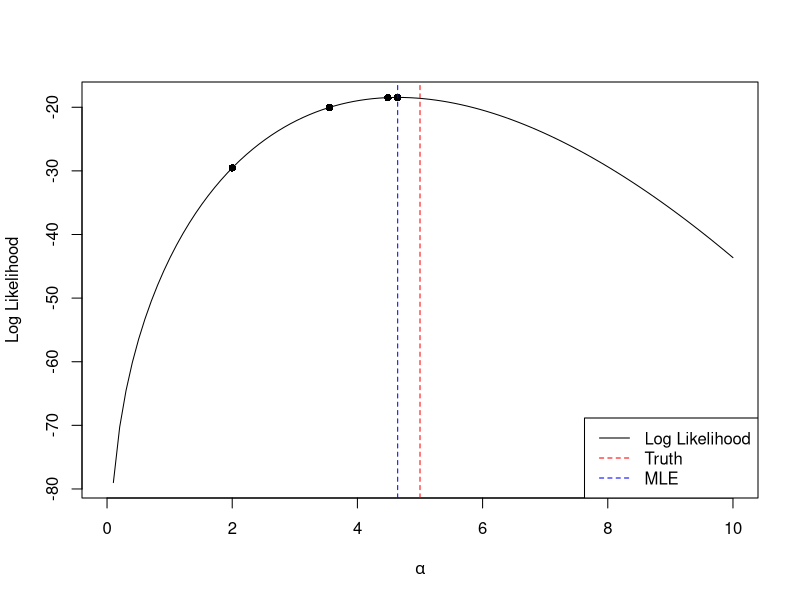
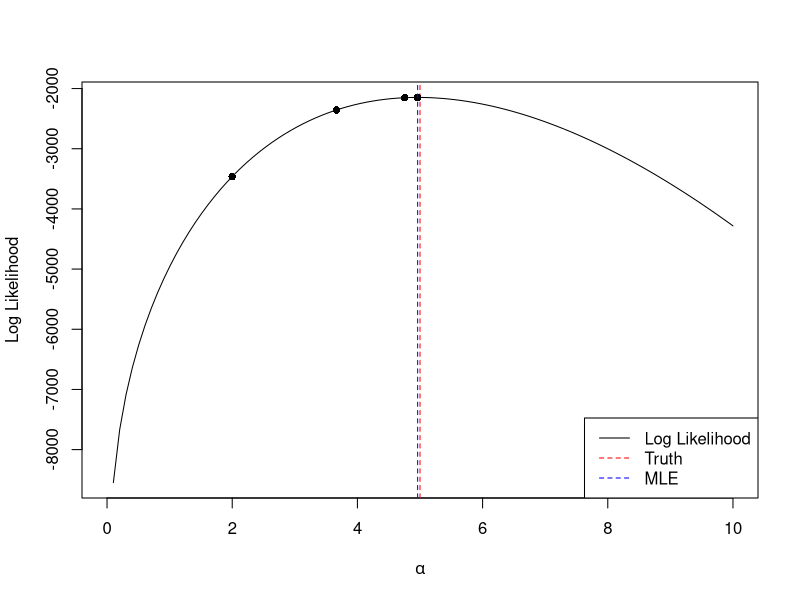
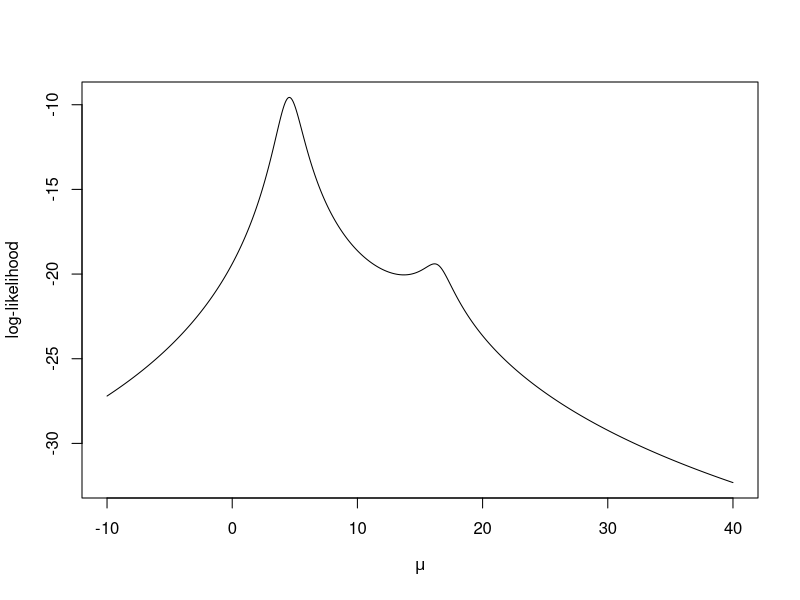
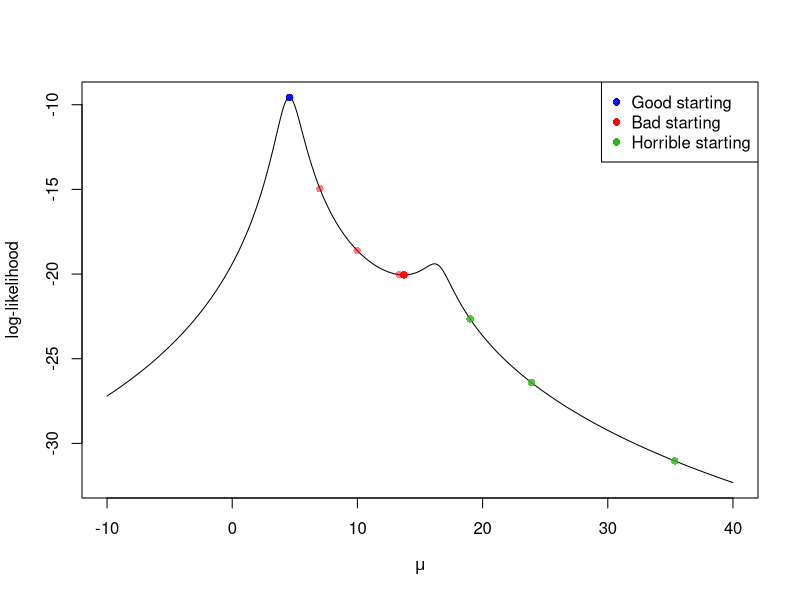
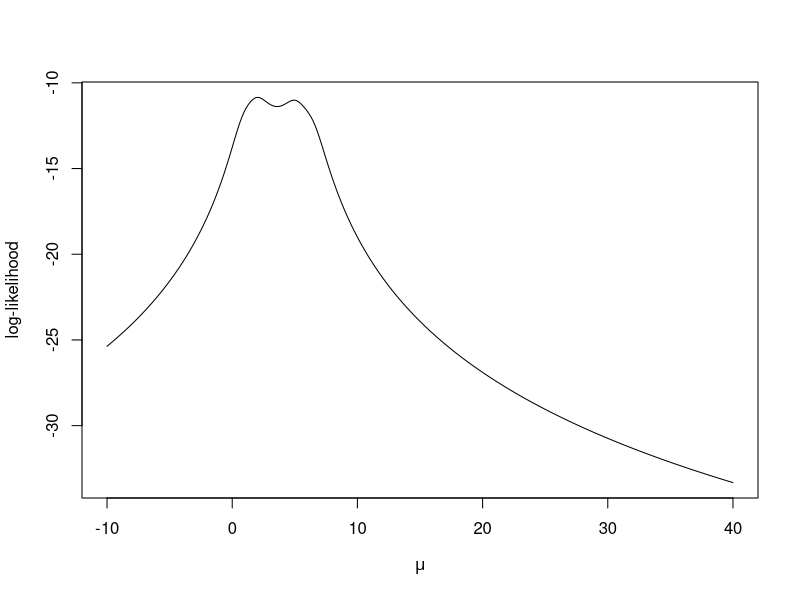
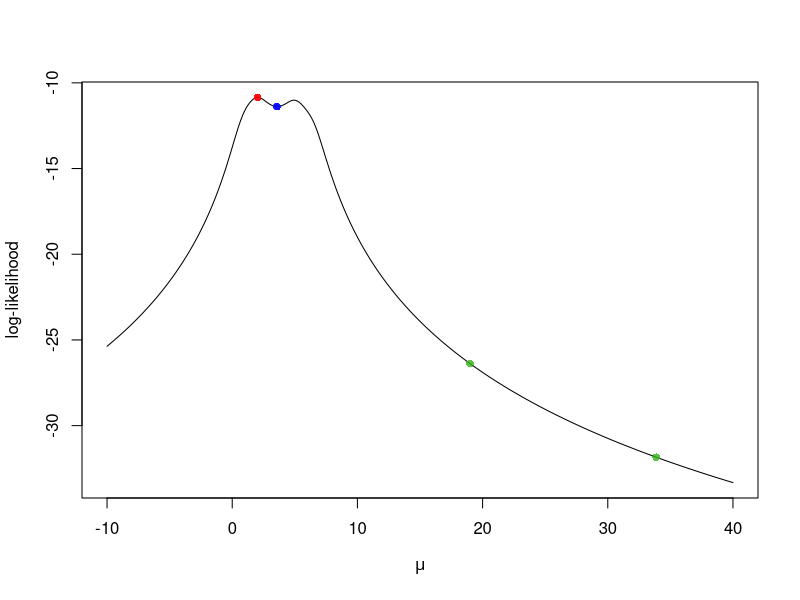
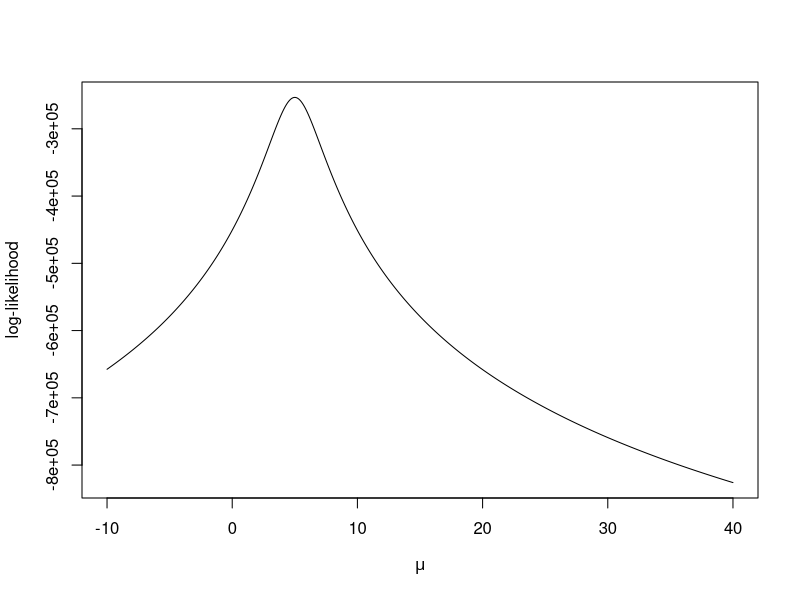
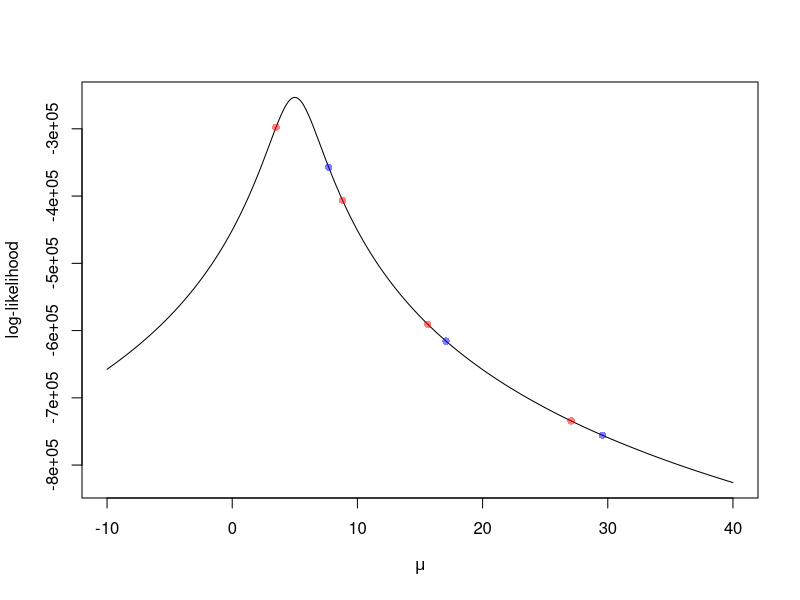

Reproduce these figures in R, in order.
####################################################
### MLE for Gamma(alpha, 1)
####################################################
set.seed(100)
library(pracma)  #for psi function

####################################################
# riginal data sample size is small first
# The NR methods estimates the MLE. Here the 
# blue and red lines will not match because
# the data is not large enough for the consistency of 
# the MLE to kick in.


alpha <- 5 #true value of alpha
n <- 10 # actual data size is small first
dat <- rgamma(n, shape = alpha, rate = 1)

alpha_newton <- numeric()
epsilon <- 1e-8  #some tolerance level preset
alpha_newton[1] <- 2  #alpha_0
count <- 1
tol <- 100 # large number
while(tol > epsilon)
{
  count <- count + 1
  
  #first derivative
  f.prime <- -n*psi(k = 0, alpha_newton[count - 1]) + sum(log(dat))
  
  #second derivative
  f.dprime <- -n*psi(k = 1, alpha_newton[count - 1])
  alpha_newton[count] <- alpha_newton[count - 1] - f.prime/f.dprime
  tol <- abs(alpha_newton[count] - alpha_newton[count-1])
}
alpha_newton

#Plot the log.likelihood for different values of alpha
alpha.grid <- seq(0, 10, length = 100)
log.like <- numeric(length = 100)
for(i in 1:100)
{
  log.like[i] <- sum(dgamma(dat, shape = alpha.grid[i], log = TRUE))
}
plot(alpha.grid, log.like, type = 'l', xlab = expression(alpha), ylab = "Log Likelihood")
abline(v = alpha, col = "red", lty = 2)
for(t in 1:count)
{
  points(alpha_newton[t], sum(dgamma(dat, shape = alpha_newton[t], log = TRUE)), pch = 16)
}
abline(v = tail(alpha_newton[count]), col = "blue", lty = 2)
legend("bottomright", legend = c("Log Likelihood", "Truth", "MLE"), lty = c(1,2,2), col = c("black", "red", "blue"))




####################################################
# Increasing original data sample size.
# Now the MLE is closer to the "truth"
# and our NR method obtains the MLE.
# Blue and red lines should match a lot

# Randomly generate data
alpha <- 5 #true value of alpha
n <- 1000 # actual data size is small first
dat <- rgamma(n, shape = alpha, rate = 1)

alpha_newton <- numeric()
epsilon <- 1e-8  #some tolerance level preset
alpha_newton[1] <- 2  #alpha_0
count <- 1
tol <- 100 # large number
while(tol > epsilon)
{
  count <- count + 1
  f.prime <- -n*psi(k = 0, alpha_newton[count - 1]) + sum(log(dat))
  f.dprime <- -n*psi(k = 1, alpha_newton[count - 1])
  alpha_newton[count] <- alpha_newton[count - 1] - f.prime/f.dprime
  tol <- abs(alpha_newton[count] - alpha_newton[count-1])
}
alpha_newton

#Plot the log.likelihood for different values of alpha
alpha.grid <- seq(0, 10, length = 100)
log.like <- numeric(length = 100)
for(i in 1:100)
{
  log.like[i] <- sum(dgamma(dat, shape = alpha.grid[i], log = TRUE))
}
plot(alpha.grid, log.like, type = 'l', xlab = expression(alpha), ylab = "Log Likelihood")
abline(v = alpha, col = "red", lty = 2)
for(t in 1:count)
{
  points(alpha_newton[t], sum(dgamma(dat, shape = alpha_newton[t], log = TRUE)), pch = 16)
}
abline(v = tail(alpha_newton[count]), col = "blue", lty = 2)
legend("bottomright", legend = c("Log Likelihood", "Truth", "MLE"), lty = c(1,2,2), col = c("black", "red", "blue"))







################################################
## MLE for location Cauchy distribution using
## Newton-Raphson method
## We will plot the likelihood as well
################################################
set.seed(1)
mu.star <- 5  # Setting true mu
n <- 4  # sample size
X <- rt(n, df = 1) + mu.star

## Function calculates  the log-likelihood
log.like <- function(mu, X)
{
  n <- length(X)
  rtn <- -n*log(pi) - sum( log(1 + (X - mu)^2) )
  return(rtn)
}

mu.x <- seq(-10, 40, length = 1e3)  # A sequence of mu's 
ll.est <- sapply(mu.x, log.like, X)  # evaluating log-likelihood at the mus
plot(mu.x, ll.est, type = 'l', ylab = "log-likelihood", xlab = expression(mu))  # plotting log-likelihood. Not concave, so we need to choose good starting values.


## Starting Newton-Raphson method
tol <- 1e-5  # tolerance level for when to stop algorithm


## Returns derivate of log-likelihood
f.prime <- function(X, mu)
{
  rtn <- sum(2* (X - mu)/(1 + (X-mu)^2))  #f.prime
  return(rtn)
}

# Returns double derivative of log-likelihood.
f.double.prime <- function(X, mu)
{
  rtn <- sum( 2 * ( 2*(X-mu)^2/ (1 + (X - mu)^2)^2  - (1 + (X-mu)^2)^(-1) )  )
  return(rtn)
}

## Loop below stops when |mu_(k+1) - mu_(k)| < tol

current <- median(X)  # Good starting value
diff <- 100  # inital large value for difference
iter <- 0    # counting the number of iterations

mu.k <- current
while( (diff > tol) && iter < 100)
{
  iter <- iter + 1
  update <- current - f.prime(X, current)/f.double.prime(X, current)  # NR update
  mu.k <- c(mu.k, update)
  diff <- abs(current - update)
  current <- update
}
current  # final approximation to MLE
evals <- sapply(mu.k, log.like, X)
plot(mu.x, ll.est, type = 'l', ylab = "log-likelihood", xlab = expression(mu))
points(mu.k, evals, pch = 16, col = rgb(0,0,1, alpha = .5))


## Loop below stops when |mu_(k+1) - mu_(k)| < tol
current <- 7  # Bad starting value
diff <- 100
iter <- 0
mu.k <- current
while( (diff > tol) && iter < 100)
{
  iter <- iter + 1
  update <- current - f.prime(X, current)/f.double.prime(X, current)
  mu.k <- c(mu.k, update)
  diff <- abs(current - update)
  current <- update
}
current  # final approximation to MLE
evals <- sapply(mu.k, log.like, X)
points(mu.k, evals, pch = 16, col = rgb(1,0,0, alpha = .5))

current <- 19  # Worst starting value
diff <- 100
iter <- 0
mu.k <- current
while( (diff > tol) && iter < 100)
{
  iter <- iter + 1
  update <- current - f.prime(X, current)/f.double.prime(X, current)
  mu.k <- c(mu.k, update)
  diff <- abs(current - update)
  current <- update
}
current  # final approximation to MLE
evals <- sapply(mu.k, log.like, X)
points(mu.k, evals, pch = 16, col = rgb(.2,.7,.1, alpha = .8))

legend("topright", legend = c("Good starting", "Bad starting", "Horrible starting"), pch = 16, col = c("blue", "red", rgb(.2,.7,.1)))






###########################################
### Repeating again with a different seed
###########################################
set.seed(10)

mu.star <- 5  # Setting true mu
n <- 4  # sample size
X <- rt(n, df = 1) + mu.star

## Function calculates  the log-likelihood
log.like <- function(mu, X)
{
  n <- length(X)
  rtn <- -n*log(pi) - sum( log(1 + (X - mu)^2) )
  return(rtn)
}

mu.x <- seq(-10, 40, length = 1e3)  # A sequence of mu's 
ll.est <- sapply(mu.x, log.like, X)  # evaluating log-likelihood at the mus
plot(mu.x, ll.est, type = 'l', ylab = "log-likelihood", xlab = expression(mu))  # plotting log-likelihood. Not concave, so we need to choose good starting values.


## Starting Newton-Raphson method
tol <- 1e-5  # tolerance level for when to stop algorithm

## Loop below stops when |mu_(k+1) - mu_(k)| < tol

current <- median(X)  # Good starting value
diff <- 100  # inital large value for difference
iter <- 0    # counting the number of iterations

mu.k <- current
while( (diff > tol) && iter < 100)
{
  iter <- iter + 1
  update <- current - f.prime(X, current)/f.double.prime(X, current)  # NR update
  mu.k <- c(mu.k, update)
  diff <- abs(current - update)
  current <- update
}
current  # final approximation to MLE
evals <- sapply(mu.k, log.like, X)
plot(mu.x, ll.est, type = 'l', ylab = "log-likelihood", xlab = expression(mu))
points(mu.k, evals, pch = 16, col = rgb(0,0,1, alpha = .5))


## Loop below stops when |mu_(k+1) - mu_(k)| < tol
current <- 2  # Bad starting value
diff <- 100
iter <- 0
mu.k <- current
while( (diff > tol) && iter < 100)
{
  iter <- iter + 1
  update <- current - f.prime(X, current)/f.double.prime(X, current)
  mu.k <- c(mu.k, update)
  diff <- abs(current - update)
  current <- update
}
current  # final approximation to MLE
evals <- sapply(mu.k, log.like, X)
points(mu.k, evals, pch = 16, col = rgb(1,0,0, alpha = .5))

current <- 19  # Bad starting value
diff <- 100
iter <- 0
mu.k <- current
while( (diff > tol) && iter < 100)
{
  iter <- iter + 1
  update <- current - f.prime(X, current)/f.double.prime(X, current)
  mu.k <- c(mu.k, update)
  diff <- abs(current - update)
  current <- update
}
current  # final approximation to MLE
evals <- sapply(mu.k, log.like, X)
points(mu.k, evals, pch = 16, col = rgb(.2,.7,.1, alpha = .8))

## The problem here is that the sample size is low, so that the median and the MLE both are bad estimators.








###########################################
### Repeating with same seed but larger sample size
###########################################
set.seed(10)

mu.star <- 5  # Setting true mu
n <- 1e5  # sample size
X <- rt(n, df = 1) + mu.star

## Function calculates  the log-likelihood
log.like <- function(mu, X)
{
  n <- length(X)
  rtn <- -n*log(pi) - sum( log(1 + (X - mu)^2) )
  return(rtn)
}

mu.x <- seq(-10, 40, length = 1e3)  # A sequence of mu's 
ll.est <- sapply(mu.x, log.like, X)  # evaluating log-likelihood at the mus
plot(mu.x, ll.est, type = 'l', ylab = "log-likelihood", xlab = expression(mu))  # plotting log-likelihood. Not concave, so we need to choose good starting values.


## Starting Newton-Raphson method
tol <- 1e-5  # tolerance level for when to stop algorithm

## Loop below stops when |mu_(k+1) - mu_(k)| < tol

current <- mean(X)  # Good starting value
diff <- 100  # inital large value for difference
iter <- 0    # counting the number of iterations

mu.k <- current
while( (diff > tol) && iter < 100)
{
  iter <- iter + 1
  update <- current - f.prime(X, current)/f.double.prime(X, current)  # NR update
  mu.k <- c(mu.k, update)
  diff <- abs(current - update)
  current <- update
}
current  # final approximation to MLE
evals <- sapply(mu.k, log.like, X)
plot(mu.x, ll.est, type = 'l', ylab = "log-likelihood", xlab = expression(mu))
points(mu.k, evals, pch = 16, col = rgb(0,0,1, alpha = .5))


## Loop below stops when |mu_(k+1) - mu_(k)| < tol
current <- 3.5    # Very large jump!
diff <- 100
iter <- 0
mu.k <- current
while( (diff > tol) && iter < 100)
{
  iter <- iter + 1
  update <- current - f.prime(X, current)/f.double.prime(X, current)
  mu.k <- c(mu.k, update)
  diff <- abs(current - update)
  current <- update
}
current  # final approximation to MLE
evals <- sapply(mu.k, log.like, X)
points(mu.k, evals, pch = 16, col = rgb(1,0,0, alpha = .5))

## The problem here is that the jumps are very large, so it's better to use Modified Newton-Raphson (see problem set)






















